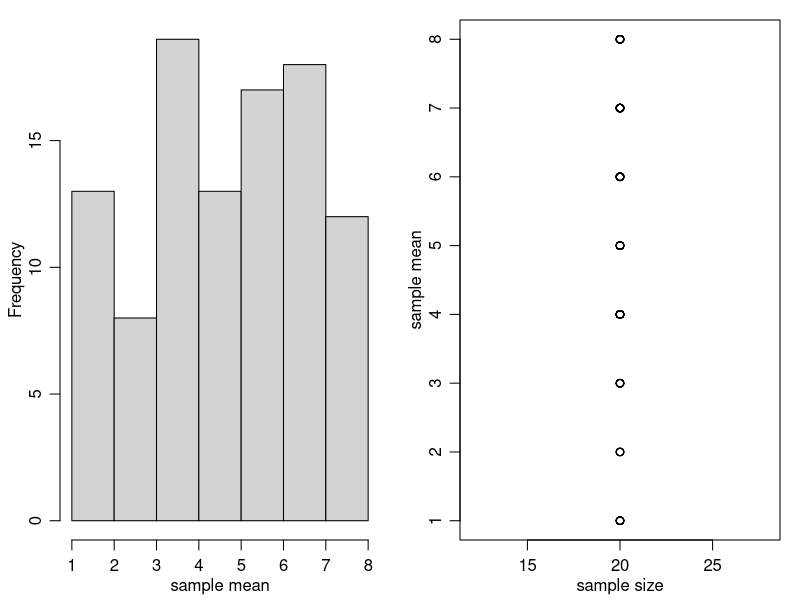
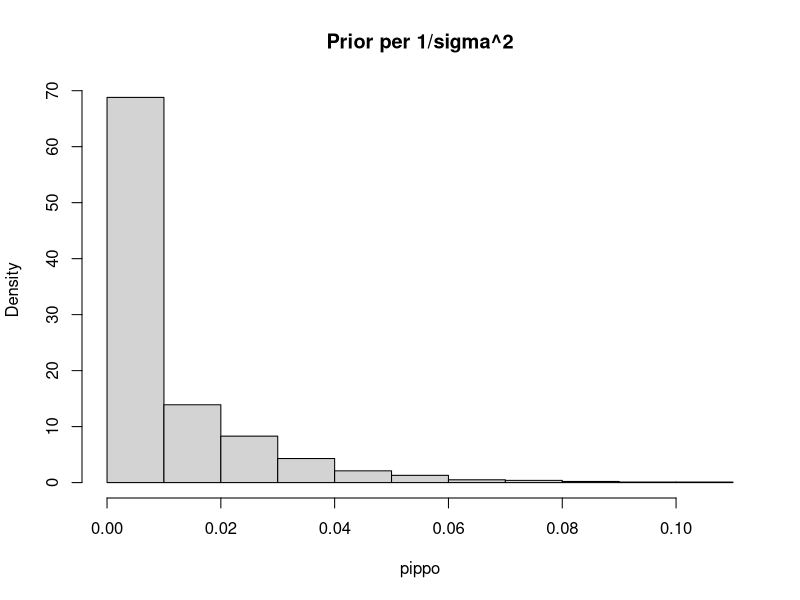

Here is the R script that generated these plots, in order: (Note: this script raises an error after producing the figures.)
############################################
##    A BAYESIAN HIERARCHICAL Model       ##
##    Ex. 8.4 from P. Hoff's book         ##
############################################
# Y_{i,j} ~ N(theta_j, sigma^2) student i in school j, i=1,...,n_j,
#                                                      j=1,...,J
# theta_j ~ N(mu,tau^2)

# Multilevel data
setwd("C:/alessandra/Documents/Didattica/StatisticaBayesiana/mat1516")
Y=read.table("school.mathscore.txt") 

dim(Y)
## Scores at the math test for 1993 students in 100 US schools 
## First column: index of the school of the student
## Second column: math score of the student


### group means of the math scores
m = length(unique(Y[,1]))
n<-sv<-ybar<-rep(NA,m) 
for(j in 1:m) 
{ 
  ybar[j]<- mean(Y[Y[,1]==unique(Y[,1])[j],2])   #medie per gruppo
  sv[j]<-var(Y[Y[,1]==unique(Y[,1])[j],2])  #varianze empiriche in ogni gruppo
  n[j]<-sum(Y[,1]==unique(Y[,1]))        #numerosit? in ogni gruppo (scuola)
}

#summary(ybar)

ybar
n
sv

############ Grafico dei dati ###########
par(mfrow=c(1,2),mar=c(3,3,1,1),mgp=c(1.75,.75,0)) 
hist(ybar,main="",xlab="sample mean")
plot(n,ybar,xlab="sample size",ylab="sample mean")
# LEFT: histogram of the empirical means per school ybar_j
# RIGHT: very extreme sample averages (very small or very large)  tend to be associated 
#       with schools with small sample size
# Dal grafico a destra, sembra che le scuole con ybar pi? grande (sample average) o pi? piccolo
#  corrispondano a numerosit? piccole
# Questo si spiega perch?, a parit? di media campionaria, la varianza campionaria ? 
# \sigma^2/n_i: pi? ? picolo n_i e maggiore sar? la variabilit? di ybar.


############################# PARAMETRI ##########################################
# PARAMETERS: (theta_1,...,theta_100, mu, tau^2,sigma^2)
# theta_j=mean in school j, mu= grand mean,
# tau^2 = variance between schools, sigma^2 = variance within school j (costant)
# la prior per theta_1,...,theta_100  ? di tipo gerarchico - vedi i lucidi

#################### PRIOR for(sigma^2, mu , tau^2)############################
### 1/sigma^2 \sim gamma(nu0/2, (nu0*sigma0^2)/2)
### 1/tau^2 \sim gamma(eta0/2, (eta0*tau0^2)/2)
### mu \sim N(mu0,gamma0^2)
#  sigma^2: within-group variance (it is constant in this case, but a more general model
#            with sigma_j^2)
#  tau^2: between-group variance

x11()
##### IPERPARAMETRI assegnati sulla base di INFORMAZIONI a priori, cio? a prescindere
#####   dai dati di questo specifico esperimento
par(mfrow=c(1,1))
nu0<-1  ; s20<-100   # iperparametri per la prior di sigma^2 = within-group variance
pippo=rgamma(1000,shape=nu0/2, rate=nu0/2*s20 )
hist(pippo,prob=T,main='Prior per 1/sigma^2')
mean(1/pippo);var(1/pippo)  # media e varianza di sigma^2 sono +infinito! 
eta0<-1 ; t20<-100 # iperparametri per la prior di tau^2
mu0<-50 ; g20<-25  # IMPORTANT: iperparametri di mu 
#### A priori P(\mu \in (40,60))= 0.94 circa e E(\mu)=50 che ? la media nazionale
#### Prior informativa, ricavata da info sul test somministato a tutta la nazione
dev.off()

######## MCMC analysis for school data ########
# PARAMETERS: (theta_1,...,theta_100, mu, tau^2,sigma^2)
# theta_j=mean in school j, mu= grand mean,
# tau^2 = variance between schools, sigma^2 = variance within school j (costant)
##### starting values of the MC
theta<-ybar
sigma2<-mean(sv)
mu<-mean(theta)
tau2<-var(theta)
###

### setup MCMC
set.seed(1)
S<-3000
#S<-5
THETA<-matrix( nrow=S,ncol=m)
MST<-matrix( nrow=S,ncol=3)
###

### MCMC algorithm - GIBBS SAMPLER
for(s in 1:S) 
{

  # sample new values of the thetas
  for(j in 1:m) 
  {
    vtheta<-1/(n[j]/sigma2+1/tau2)
    etheta<-vtheta*(ybar[j]*n[j]/sigma2+mu/tau2)
    theta[j]<-rnorm(1,etheta,sqrt(vtheta))
   }

  #sample new value of sigma2
  nun<-nu0+sum(n)
  ss<-nu0*s20;for(j in 1:m){ss<-ss+sum((Y[Y[,1]==j,2 ]-theta[j])^2)}
  sigma2<-1/rgamma(1,nun/2,ss/2)

  #sample a new value of mu
  vmu<- 1/(m/tau2+1/g20)
  emu<- vmu*(m*mean(theta)/tau2 + mu0/g20)
  mu<-rnorm(1,emu,sqrt(vmu)) 

  # sample a new value of tau2
  etam<-eta0+m
  ss<- eta0*t20 + sum( (theta-mu)^2 )
  tau2<-1/rgamma(1,etam/2,ss/2)

  #store results
  THETA[s,]<-theta
  MST[s,]<-c(mu,sigma2,tau2)

} 

### THETA contiene i valori simulati dei 100 theta_i, MST contiene i valori simulati di 
### mu, sigma^2, tau^2
###

mcmc1<-list(THETA=THETA,MST=MST)

stationarity.plot<-function(x,...){
S<-length(x)
scan<-1:S
ng<-min( round(S/100),10)
group<-S*ceiling( ng*scan/S) /ng
boxplot(x~group,...)               
}

### Check CONVERGENCE of the MC
# Each graph contains 10 boxplots of 500 next iterations
# (dunque 1/10 di tutti i dati simulati) of mu,sigma^2 e tau^2 
# Boxplots are similar: convergence is OK
par(mfrow=c(1,3),mar=c(2.75,2.75,.5,.5),mgp=c(1.7,.7,0))
stationarity.plot(MST[,1],xlab="iteration",ylab=expression(mu))
stationarity.plot(MST[,2],xlab="iteration",ylab=expression(sigma^2))
stationarity.plot(MST[,3],xlab="iteration",ylab=expression(tau^2))

library(coda)
effectiveSize(MST)
# effective sample size of MST are good!
# Good autocorrelatio functions
par(mfrow=c(1,3))
acf(MST[,1]) -> a1
acf(MST[,2]) -> a2
acf(MST[,3]) -> a3

# Stima dell'errore Monte Carlo = posterior sd / sqrt(effectivesamplesize) 
#        per mu, sigma^2, tau^2
MCERR<-  apply(MST,2,sd)/sqrt( effectiveSize(MST) )
MCERR

### POSTERIOR MEANS of  mu, sigma^2, tau^2
apply(MST,2,mean)
# Questi ultimi sono molto pi? grandi di MCERR

100*MCERR/apply(MST,2,mean) #sono tutti e 3 minori di 1%, cio? MCerr diviso la media a posteriori ? piccolo


# effective sample size of theta_j are OK!
effectiveSize(THETA) -> esTHETA
esTHETA

# Stima dell'errore Monte Carlo dei THETA = posterior sd / sqrt(effectivesamplesize) 
TMCERR<-  apply(THETA,2,sd)/sqrt( effectiveSize(THETA) )
TMCERR


##### MARGINAL POSTERIOR densities of mu, sigma^2, tau^2
par(mfrow=c(1,3),mar=c(2.75,2.75,.5,.5),mgp=c(1.7,.7,0))
plot(density(MST[,1],adj=2),xlab=expression(mu),main="",lwd=2,
ylab=expression(paste(italic("p("),mu,"|",italic(y[1]),"...",italic(y[m]),")")))
abline( v=quantile(MST[,1],c(.025,.5,.975)),col="gray",lty=c(3,2,3) )
plot(density(MST[,2],adj=2),xlab=expression(sigma^2),main="", lwd=2,
ylab=expression(paste(italic("p("),sigma^2,"|",italic(y[1]),"...",italic(y[m]),")")))
abline( v=quantile(MST[,2],c(.025,.5,.975)),col="gray",lty=c(3,2,3) )
plot(density(MST[,3],adj=2),xlab=expression(tau^2),main="",lwd=2,
ylab=expression(paste(italic("p("),tau^2,"|",italic(y[1]),"...",italic(y[m]),")")))
abline( v=quantile(MST[,3],c(.025,.5,.975)),col="gray",lty=c(3,2,3) )


##### POSTERIOR MEANS of  mu, sigma, tau
mean((MST[,1]))
mean(sqrt(MST[,2]))
mean(sqrt(MST[,3]))


##################################################
##### SHRINKAGE effect towards grand mean mu #####
##################################################
### Vediamo come le informazioni sono state condivise tra i diversi gruppi: 
###                   Bayesian hierarchical approach
### The Bayesian estimate of group-specific parameter theta_j is a convex linear combination
### of the frequentist group estimate ybar_j on one hand, and of mu (the mean of all theta_j); 
### the Bayesian estimate is pulled a bit from ybar_j towards mu by an amount depending on n_j
### This is called SHRINKAGE 
### BTW, mu is random, but E(mu)=50
### Se n_j ? GRANDE, la media empirica ? una buona stima, anche da punto di vista bayesiano;
### dunque non c'? necessit? ci CHIEDERE in PRESTITO (to BORROW) informazioni dal resto dei gruppi.
### Se n_j ? piccolo, ybar_j NON va bene come stima e "correggo" in modo tale che la stima bayesiana 
### si avvicini alla (stima) di mu, la media dei gruppi
par(mar=c(3,3,1,1),mgp=c(1.75,.75,0))
par(mfrow=c(1,2))
#################################### theta.hat= posterior means of theta_j
theta.hat<-apply(THETA,2,mean)
## LEFT
## ybar (le stime 'classiche', che sono sample average per scuola) on the x-axis and
## theta.hat (le stime bayesiane) on the y-axis
plot(ybar,theta.hat,xlab=expression(bar(italic(y))),ylab=expression(hat(theta)))
abline(0,1)
## The slope of this line is <1, that is, high values of ybar.j correspond to
## slightly less high values of the Bayesian estimates of theta_j,
## and low values of ybar.j correspond to slightly less low values of the Bayesian 
## estimates of theta_j. This is the SHRINKAGE effect

## RIGHT
## group-specific sample sizes on the x-axis, and differences between frequentist and 
## Bayesian estimates on the y-axis.
plot(n,ybar-theta.hat,ylab=expression( bar(italic(y))-hat(theta) ),xlab="sample size")
abline(h=0)
## Groups with low sample size get shrunk the most, whereas groups with large sample size
## hardly get shrunk at all. 
## The larger the sample size for a group, the more information we have for that group
## and  the less information we need to BORROW from the rest of the population.
#dev.off()
#####

x11()
################# SCHOOLS COMPARISON ##########################
## posterior CIs for each theta_j, group-specific parameters
plot(1:100,theta.hat, cex=0.5,main="90% credible intervals",xlim=c(1,100),ylim=c(35,70),xlab='school',ylab='')
for (i in 1:100) {
probint=quantile(THETA[,i], c(0.05, 0.95))
lines(i * c(1, 1), probint)
}

# min of theta.hat is SCHOOL 5
# max of theta.hat is SCHOOL 51

# For each couple (theta_j, theta_l): posterior probability that theta_j > theta_l, that is 
# posterior prob that school j is BETTER than school l
# Matrix of these posterior probabilities, better

compare.rates <- function(x) {
  nc <- 100
  ij <- as.matrix(expand.grid(1:nc, 1:nc))
  m <- as.matrix(x[,ij[,1]] > x[,ij[,2]]) 
  matrix(colMeans(m), nc, nc, byrow = TRUE)
}

better=compare.rates(THETA)
better

# Posterior probability that school 5 is better than all the other schools
better[,5]
windows()
plot(better[,5])
# All are <=0.37
min(better[-5,5]);max(better[-5,5])
better[51,5] # probabilit? a posteriori che la scuola 5 sia meglio della scuola 51


# Posterior probability that school 51 is better than all the other schools 
better[,51]
windows()
plot(better[,51])
# All are >= 0.8398 and <=1
min(better[-51,51]);max(better[-51,51])
better[5,51] # probabilit? a posteriori che la scuola 51 sia meglio della scuola 5


better[,46]
windows()
plot(better[,46])
min(better[-46,46]);max(better[-46,46])

# According to the group sample averages, school 46 is better that school 82
ybar[c(46,82)]
# Posterior probability that school 46 is better than 82
better[82,46]

